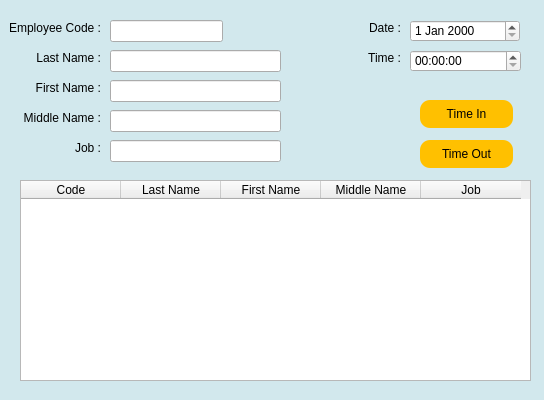
<?xml version="1.0" encoding="UTF-8"?>
<ui version="4.0">
 <class>Dialog</class>
 <widget class="QDialog" name="Dialog">
  <property name="geometry">
   <rect>
    <x>0</x>
    <y>0</y>
    <width>544</width>
    <height>400</height>
   </rect>
  </property>
  <property name="windowTitle">
   <string>Time-In/Out Form</string>
  </property>
  <property name="styleSheet">
   <string notr="true">QDialog{
	background:rgb(210,232,237);
}</string>
  </property>
  <widget class="QTableWidget" name="tableEmployee">
   <property name="enabled">
    <bool>true</bool>
   </property>
   <property name="geometry">
    <rect>
     <x>20</x>
     <y>180</y>
     <width>511</width>
     <height>201</height>
    </rect>
   </property>
   <column>
    <property name="text">
     <string>Code</string>
    </property>
   </column>
   <column>
    <property name="text">
     <string>Last Name</string>
    </property>
   </column>
   <column>
    <property name="text">
     <string>First Name</string>
    </property>
   </column>
   <column>
    <property name="text">
     <string>Middle Name</string>
    </property>
   </column>
   <column>
    <property name="text">
     <string>Job</string>
    </property>
   </column>
  </widget>
  <widget class="QLabel" name="label_3">
   <property name="geometry">
    <rect>
     <x>10</x>
     <y>80</y>
     <width>91</width>
     <height>16</height>
    </rect>
   </property>
   <property name="styleSheet">
    <string notr="true"/>
   </property>
   <property name="text">
    <string>First Name :</string>
   </property>
   <property name="alignment">
    <set>Qt::AlignRight|Qt::AlignTrailing|Qt::AlignVCenter</set>
   </property>
  </widget>
  <widget class="QLineEdit" name="txtLName">
   <property name="enabled">
    <bool>true</bool>
   </property>
   <property name="geometry">
    <rect>
     <x>110</x>
     <y>50</y>
     <width>171</width>
     <height>22</height>
    </rect>
   </property>
  </widget>
  <widget class="QLabel" name="label_2">
   <property name="geometry">
    <rect>
     <x>10</x>
     <y>50</y>
     <width>91</width>
     <height>16</height>
    </rect>
   </property>
   <property name="styleSheet">
    <string notr="true"/>
   </property>
   <property name="text">
    <string>Last Name :</string>
   </property>
   <property name="alignment">
    <set>Qt::AlignRight|Qt::AlignTrailing|Qt::AlignVCenter</set>
   </property>
  </widget>
  <widget class="QLabel" name="label">
   <property name="geometry">
    <rect>
     <x>10</x>
     <y>20</y>
     <width>91</width>
     <height>16</height>
    </rect>
   </property>
   <property name="text">
    <string>Employee Code :</string>
   </property>
   <property name="alignment">
    <set>Qt::AlignRight|Qt::AlignTrailing|Qt::AlignVCenter</set>
   </property>
  </widget>
  <widget class="QLineEdit" name="txtEmpCode">
   <property name="enabled">
    <bool>true</bool>
   </property>
   <property name="geometry">
    <rect>
     <x>110</x>
     <y>20</y>
     <width>113</width>
     <height>22</height>
    </rect>
   </property>
  </widget>
  <widget class="QLineEdit" name="txtFName">
   <property name="enabled">
    <bool>true</bool>
   </property>
   <property name="geometry">
    <rect>
     <x>110</x>
     <y>80</y>
     <width>171</width>
     <height>22</height>
    </rect>
   </property>
  </widget>
  <widget class="QLabel" name="label_4">
   <property name="geometry">
    <rect>
     <x>10</x>
     <y>110</y>
     <width>91</width>
     <height>16</height>
    </rect>
   </property>
   <property name="styleSheet">
    <string notr="true"/>
   </property>
   <property name="text">
    <string>Middle Name :</string>
   </property>
   <property name="alignment">
    <set>Qt::AlignRight|Qt::AlignTrailing|Qt::AlignVCenter</set>
   </property>
  </widget>
  <widget class="QLineEdit" name="txtMName">
   <property name="enabled">
    <bool>true</bool>
   </property>
   <property name="geometry">
    <rect>
     <x>110</x>
     <y>110</y>
     <width>171</width>
     <height>22</height>
    </rect>
   </property>
  </widget>
  <widget class="QLabel" name="label_5">
   <property name="enabled">
    <bool>true</bool>
   </property>
   <property name="geometry">
    <rect>
     <x>310</x>
     <y>50</y>
     <width>91</width>
     <height>16</height>
    </rect>
   </property>
   <property name="styleSheet">
    <string notr="true"/>
   </property>
   <property name="text">
    <string>Time :</string>
   </property>
   <property name="alignment">
    <set>Qt::AlignRight|Qt::AlignTrailing|Qt::AlignVCenter</set>
   </property>
  </widget>
  <widget class="QTimeEdit" name="timeActivity">
   <property name="geometry">
    <rect>
     <x>410</x>
     <y>50</y>
     <width>111</width>
     <height>22</height>
    </rect>
   </property>
  </widget>
  <widget class="QPushButton" name="btnIn">
   <property name="geometry">
    <rect>
     <x>420</x>
     <y>100</y>
     <width>93</width>
     <height>28</height>
    </rect>
   </property>
   <property name="styleSheet">
    <string notr="true">QPushButton{
  font-family: &quot;Roboto&quot;, sans-serif;
  text-transform: uppercase;
  outline: 0;
  background:rgb(255,192,0);
  width: 100%;
  border: 0;
  padding: 0px;
  color: #000;
  font-size: 12px;
  border-radius:10px;
}
QPushButton:hover{
	color:white;
	background-color:rgb(239,93,93);
}</string>
   </property>
   <property name="text">
    <string>Time In</string>
   </property>
  </widget>
  <widget class="QLabel" name="label_6">
   <property name="geometry">
    <rect>
     <x>310</x>
     <y>20</y>
     <width>91</width>
     <height>16</height>
    </rect>
   </property>
   <property name="styleSheet">
    <string notr="true"/>
   </property>
   <property name="text">
    <string>Date :</string>
   </property>
   <property name="alignment">
    <set>Qt::AlignRight|Qt::AlignTrailing|Qt::AlignVCenter</set>
   </property>
  </widget>
  <widget class="QDateEdit" name="dateActivity">
   <property name="geometry">
    <rect>
     <x>410</x>
     <y>20</y>
     <width>110</width>
     <height>22</height>
    </rect>
   </property>
  </widget>
  <widget class="QPushButton" name="btnOut">
   <property name="geometry">
    <rect>
     <x>420</x>
     <y>140</y>
     <width>93</width>
     <height>28</height>
    </rect>
   </property>
   <property name="styleSheet">
    <string notr="true">QPushButton{
  font-family: &quot;Roboto&quot;, sans-serif;
  text-transform: uppercase;
  outline: 0;
  background:rgb(255,192,0);
  width: 100%;
  border: 0;
  padding: 0px;
  color: #000;
  font-size: 12px;
  border-radius:10px;
}
QPushButton:hover{
	color:white;
	background-color:rgb(239,93,93);
}</string>
   </property>
   <property name="text">
    <string>Time Out</string>
   </property>
  </widget>
  <widget class="QLabel" name="label_7">
   <property name="geometry">
    <rect>
     <x>10</x>
     <y>140</y>
     <width>91</width>
     <height>16</height>
    </rect>
   </property>
   <property name="styleSheet">
    <string notr="true"/>
   </property>
   <property name="text">
    <string>Job :</string>
   </property>
   <property name="alignment">
    <set>Qt::AlignRight|Qt::AlignTrailing|Qt::AlignVCenter</set>
   </property>
  </widget>
  <widget class="QLineEdit" name="txtJob">
   <property name="enabled">
    <bool>true</bool>
   </property>
   <property name="geometry">
    <rect>
     <x>110</x>
     <y>140</y>
     <width>171</width>
     <height>22</height>
    </rect>
   </property>
  </widget>
 </widget>
 <tabstops>
  <tabstop>txtEmpCode</tabstop>
  <tabstop>txtLName</tabstop>
  <tabstop>txtFName</tabstop>
  <tabstop>txtMName</tabstop>
  <tabstop>txtJob</tabstop>
  <tabstop>dateActivity</tabstop>
  <tabstop>timeActivity</tabstop>
  <tabstop>btnIn</tabstop>
  <tabstop>btnOut</tabstop>
  <tabstop>tableEmployee</tabstop>
 </tabstops>
 <resources/>
 <connections/>
</ui>
